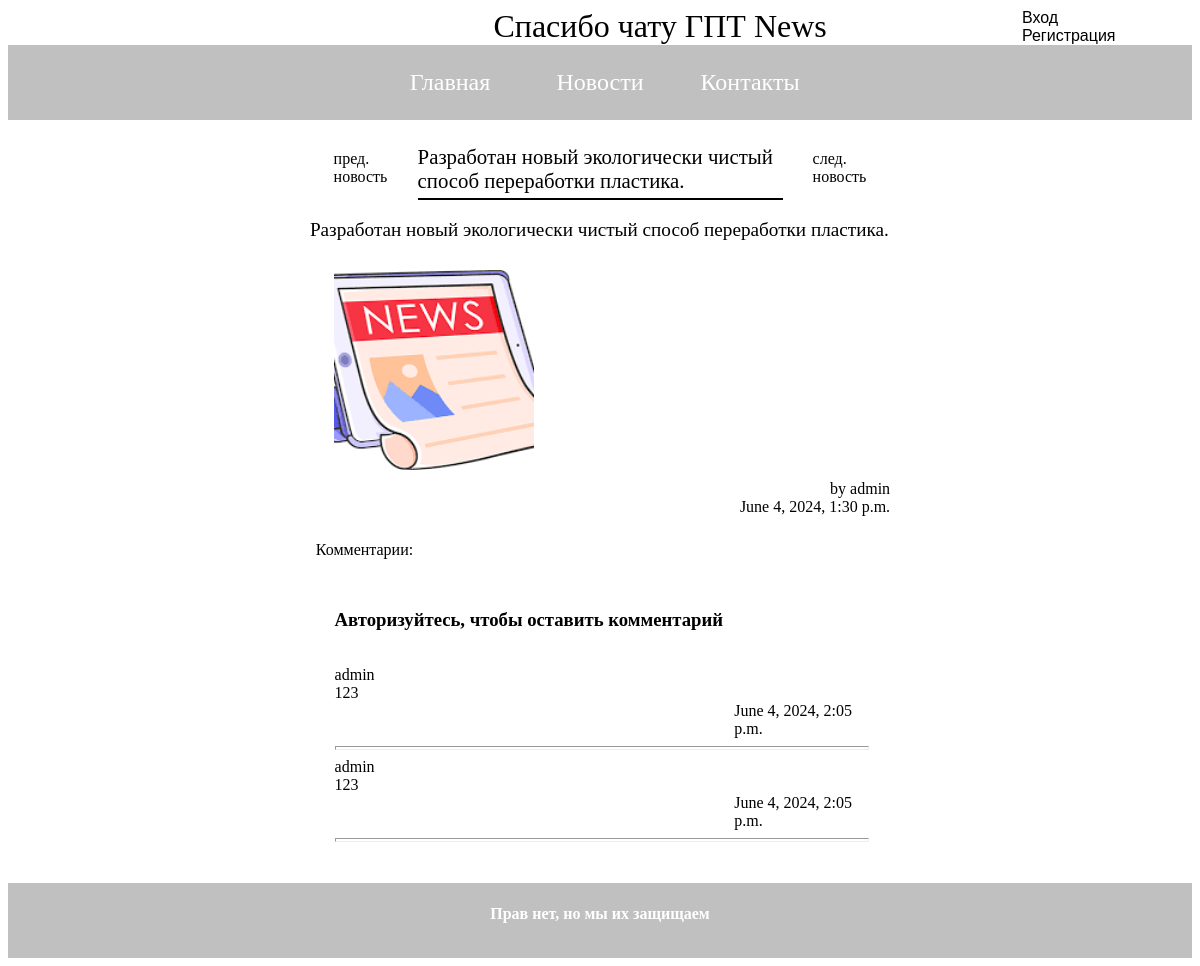
Page /detail/19/ on the earlier database version.
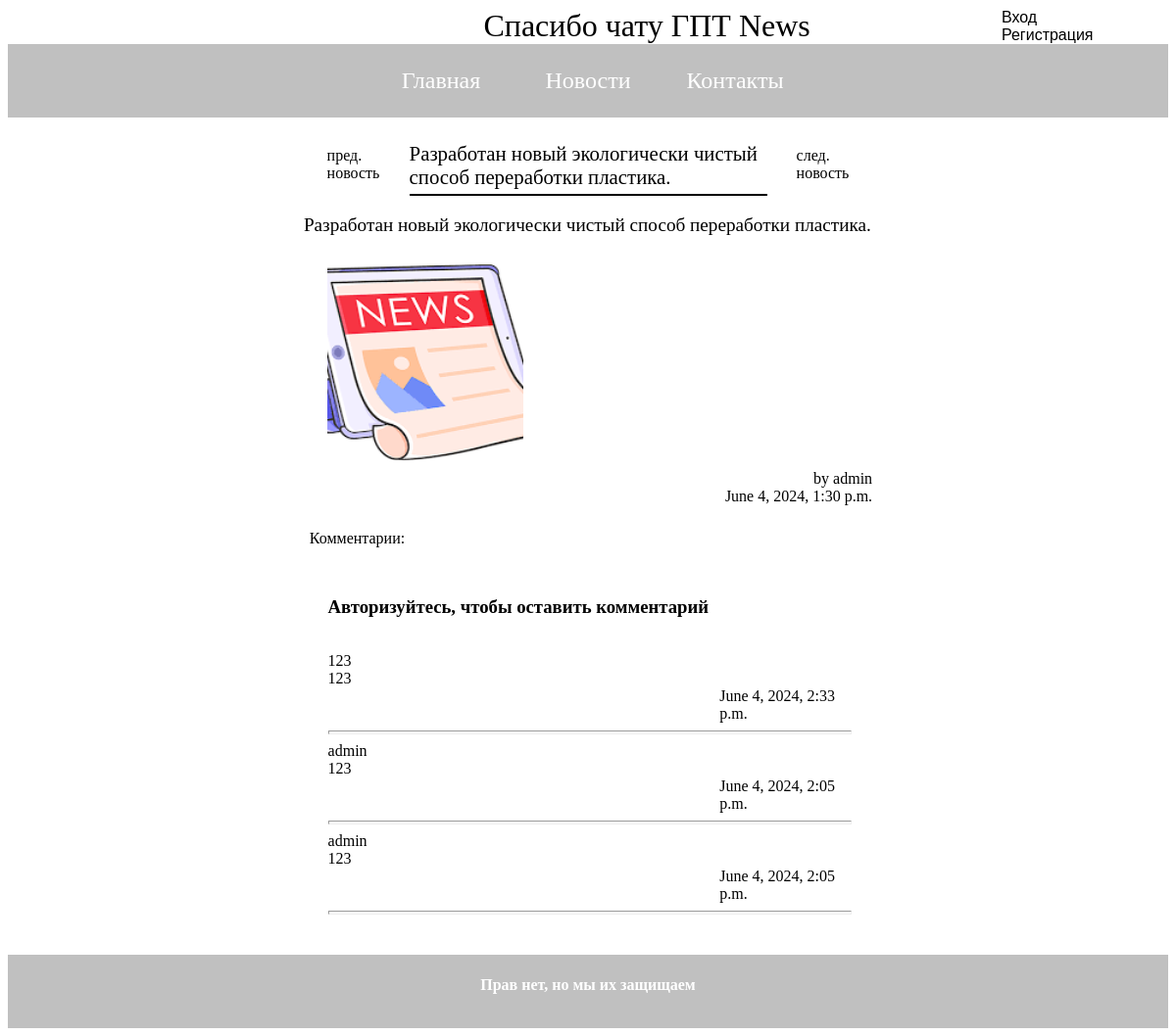
Same page on the later database version.
### Gingerbreads/models.py (models this page shows, shortened)
class Comment(models.Model):
    blog = models.ForeignKey(Gingerbreads, on_delete=models.CASCADE, verbose_name="Блог")
    author = models.ForeignKey(User, on_delete=models.CASCADE, verbose_name="Автор", null=True, blank=True)
    text = models.TextField(verbose_name="Текст комментария")
    date_published = models.DateTimeField(default=timezone.now ,verbose_name="Дата публикации")

### Gingerbreads/views.py (the view)
# urls.py: path("detail/<int:pk>/", views.detail, name="Gingerbreads_detail"),
def detail(request, pk):
    blogs = Gingerbreads.objects.all()
    blog = blogs.get(pk=pk)
    title = blog.title
    first = blogs.first().id
    last = blogs.last().id
    count = str(request.GET.get("post"))
    comments = Comment.objects.filter(blog=blog).order_by("-date_published")
    if count == "prev":
        if blog.id == first:
            return redirect("news:Gingerbreads_detail", pk=last)
        else:
            prev_blog = blogs.filter(id__lt=blog.id).last()
        return redirect("news:Gingerbreads_detail", pk=prev_blog.id)
    if count == "next":
        if blog.id == last:
            return redirect("news:Gingerbreads_detail", pk=first)
        else:
            next_blog = blogs.filter(id__gt=blog.id).first()
        return redirect("news:Gingerbreads_detail", pk=next_blog.id)
    context = {
        "blog": blog,
        "title": title,
        "comments":comments
    }
    if request.method == "POST":
        form = CommentModelForm(request.POST)
        if form.is_valid():
            new_comment = form.save(commit=False)
            new_comment.author = request.user
            new_comment.date_published = datetime.now()
            new_comment.blog = blog
            new_comment.save()
            return redirect("news:Gingerbreads_detail", pk=pk)
    else:
        form = CommentModelForm()
    context["form"] = form
    return render(request, 'Gingerbreads/Gingerbreads_detail.html', context)

### Gingerbreads/templates/Gingerbreads/Gingerbreads_detail.html (shortened to what this page needs)
{% extends 'Gingerbreads/layout.html' %}
{% load static %}
{% block static %}
    <link rel="stylesheet" href="{% static 'Gingerbreads/css/Gingerbreads_detail.css' %}">
{% endblock static %}
{% block content %}
<div class='last_news'>
    <div class='blog'>
                <div class="nav">
                <a class="arrow_btn" href = '{% url 'news:Gingerbreads_detail' pk=blog.id %}?post=prev'>пред. новость</a>
                <a class='title_blog'>{{ blog.title }}</a>
                <a class="arrow_btn" href = '{% url 'news:Gingerbreads_detail' pk=blog.id %}?post=next'>след. новость</a>
                </div>
                <a class='content_blog'>{{blog.content|linebreaks}}</a>
                <div class='img_blog'>
                    <div
                    style=
                    'background: url({{blog.images.url}}) no-repeat;
                    background-position: center;
                    background-size:cover;
                    width: 100%;
                    height: 100%;'></div>
                </div>
                <div class='blog_info'>
                    <a>by {{blog.author}}</a>
                    <a>{{blog.date_published}}</a>
                </div>
                <a style="padding-left: 2%;">Комментарии:</a>
                <div class="comments">
                    {% if user.is_authenticated %}
                        <div class="com_form">
                            <h3>Ваш комментарий:</h3>
                            <form method="POST">
                            {% csrf_token %}
                            {{ form.as_p }}
                            <button type="submit" class="com_form_btn">Отправить</button>
                            </form>
                        </div>
                    {% else %}
                        <h3 style="margin-bottom: 35px;">Авторизуйтесь, чтобы оставить комментарий</h3>
                    {% endif %}
                    {% if comments %}
                        {% for comment in comments %}
                            <div class="comment">
                                <a>{{ comment.author }}</a>
                                <a style="word-break: break-all;">{{ comment.text }}</a>
                                <a style="padding-left:75%">{{ comment.date_published }}</a>
                            </div>
                            <hr style="width:100%; height:2px; background-color: white;">
                        {% endfor %}
                    {% else %}
                            <a class="no_comments">Комментариев пока нет</a>
                    {% endif %}
                </div>
            </div>
    </div>
{% endblock content %}

Differences in the rows shown:
added Comment: author "123", text "123", date_published "June 4, 2024, 2:33 p.m."
